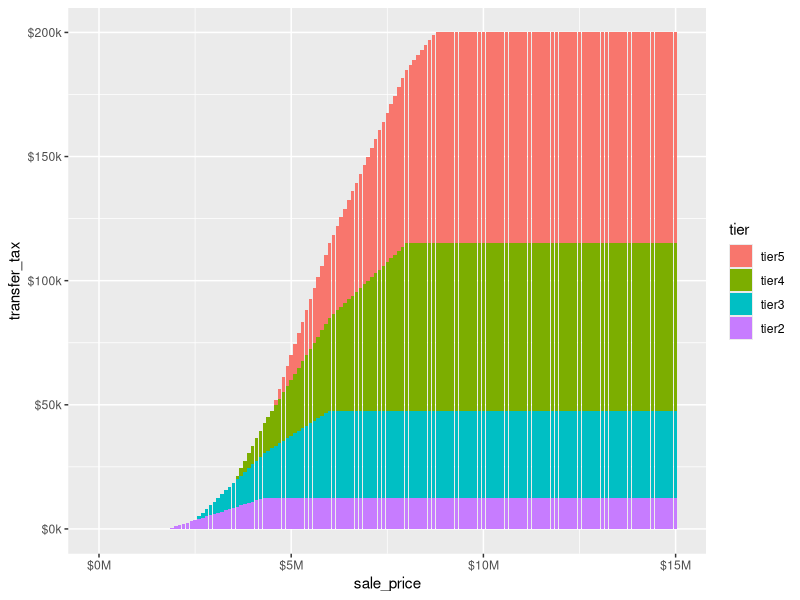

Generate this figure with R:
library(ggplot2)

sale_price <- seq(0, 15e6, 100000)
# 2) The rate of the tax shall be one-half of one percent (0.5%) (five dollars
# ($5.00) for each one thousand dollars ($1,000.00) or fractional part thereof)
# for the value of consideration for property paid in excess of one million
# eight-hundred thousand dollars $1,800,000 but less than two million
# five-hundred thousand dollars($2,500,000.00).
tier2_fn <- function(x) {
  0.005 * min(2.5e6, max(0, x - 1.8e6)) 
}
tier2 <- sapply(sale_price, tier2_fn)

# (3) The rate of the tax shall be one percent (1%) (ten dollars ($10.00) for
# each one thousand dollars ($1,000.00)or fractional part thereof) for the
# value of the consideration for property conveyed in excess of two million
# five-hundred thousand dollars ($2,500,000) but less than three million
# five-hundred thousand dollars ($3,500,000).
tier3_fn <- function(x) {
  0.01 * min(3.5e6, max(0, x - 2.5e6)) 
}
tier3 <- sapply(sale_price, tier3_fn)


# (4) The rate of the tax shall be one and one-half percent (1.50%) (fifteen
# dollars ($15.00) for each one thousand dollars ($1,000.00) or fractional part
# thereof) for the value of the consideration for property conveyed in excess
# of three million five-hundred dollars ($3,500,000) but less than four million
# five-hundred thousand dollars($4,500,000).
tier4_fn <- function(x) {
  0.015 * min(4.5e6, max(0, x - 3.5e6)) 
}
tier4 <- sapply(sale_price, tier4_fn)
                
# (5) The rate of the tax shall be two percent (2.00%) (twenty dollars ($20.00)
# for each one thousand dollars ($1,000.00) or fractional part thereof) for the
# value of the consideration for property conveyed in excess of four million
# five-hundred thousand dollars ($4,500,000) provided, however, that the
# maximum amount of tax paid on any taxable transaction shall not exceed two
# hundred thousand dollars ($200,000).
cap_value <- 2e5 - max(tier2) - max(tier3) - max(tier4)
tier5_fn <- function(x) {
  min(cap_value, 0.02 * max(0, x - 4.5e6))
}
tier5 <- sapply(sale_price, tier5_fn)
                
df <- data.frame(
  sale_price = rep(sale_price,4),
  tier = c(rep("tier2", length(tier2)), rep("tier3", length(tier3)), rep("tier4", length(tier4)), rep("tier5", length(tier5))),
  transfer_tax = c(tier2, tier3, tier4, tier5)
)
df$tier <- factor(df$tier, levels=c("tier5", "tier4", "tier3", "tier2"))

# Create the stacked barplot with a numeric x-axis
p <- ggplot(df, aes(x = sale_price, y = transfer_tax, fill=tier)) +
  geom_bar(stat="identity", position="stack") +
  scale_x_continuous(labels = function(x) sprintf("$%1.0fM", x / 1e6)) +
  scale_y_continuous(labels = function(y) sprintf("$%1.0fk", y / 1e3))

print(p)
